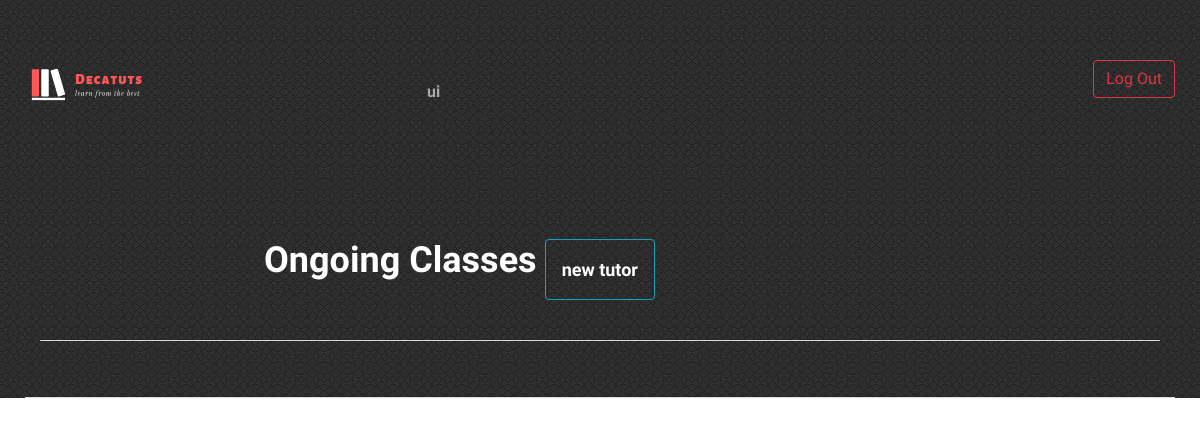
The app's page /students (signed in), older data.
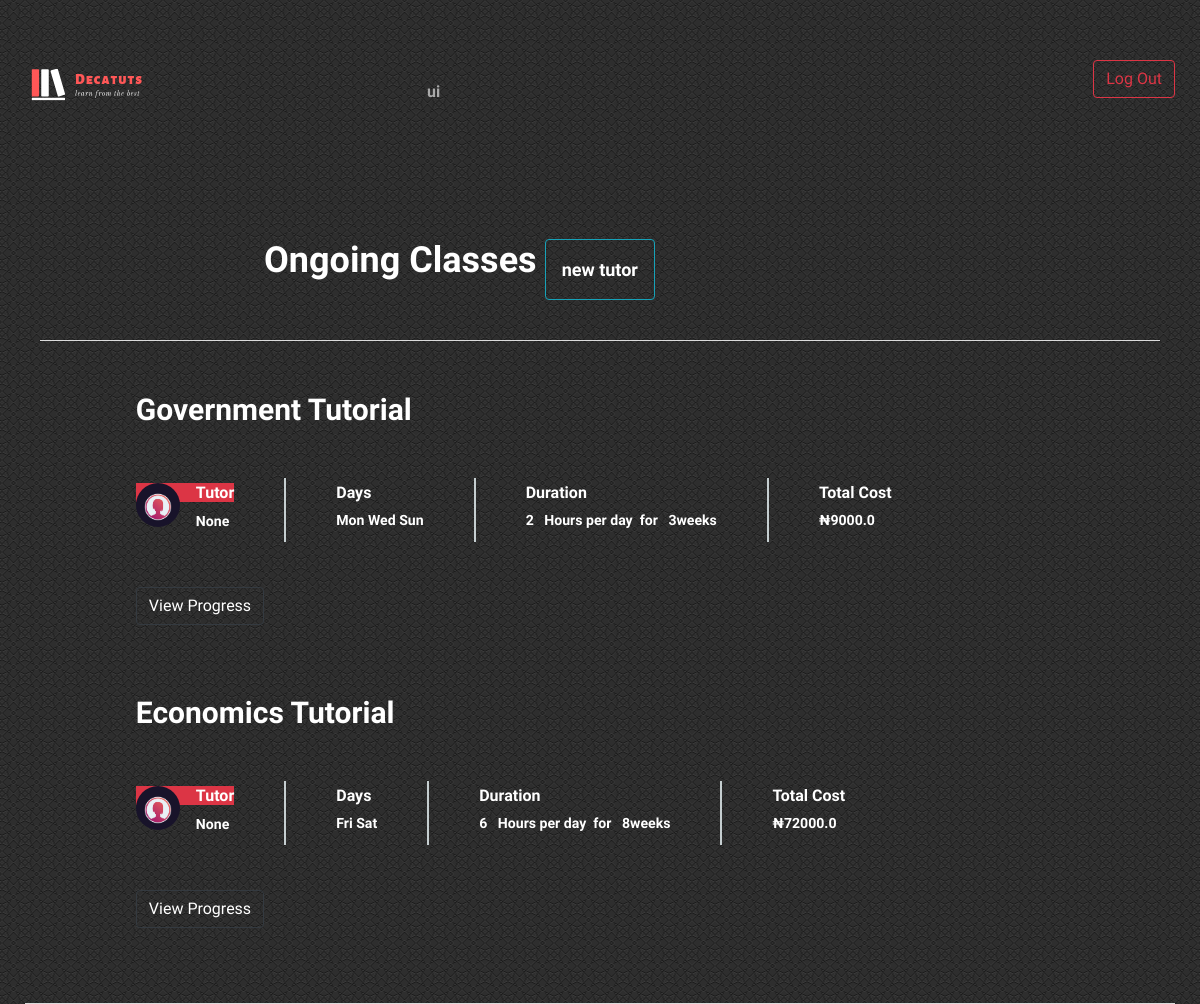
The same page, newer data.
### tables this page shows
CREATE TABLE "schedule" (
	"id"	INTEGER NOT NULL,
	"user_id"	INTEGER NOT NULL,
	"days_of_week"	TEXT NOT NULL,
	"start_date"	TEXT,
	"duration"	INTEGER NOT NULL,
	"hours_per_day"	INTEGER NOT NULL,
	"total"	REAL NOT NULL,
	"tutor_name"	TEXT,
	"subject"	TEXT,
	"tutor_gender"	TEXT,
	PRIMARY KEY("id"),
	FOREIGN KEY("user_id") REFERENCES "users"
);

### application.py (the view)
@app.route("/students", methods=["GET"])
@login_required
def students():
    if request.method == "GET":
        user=session['user_id']
        row = db.execute("SELECT * FROM schedule WHERE user_id = :user ORDER BY id DESC", user=user)
        return render_template("students.html", subjects = row)

### application.py (called while the page is built)
@app.after_request
def after_request(response):
    response.headers["Cache-Control"] = "no-cache, no-store, must-revalidate"
    response.headers["Expires"] = 0
    response.headers["Pragma"] = "no-cache"
    return response

### helpers.py (called while the page is built)
def login_required(f):
    @wraps(f)
    def decorated_function(*args, **kwargs):
        if session.get("user_id") is None:
            return redirect("/login")
        return f(*args, **kwargs)
    return decorated_function

### templates/students.html (shortened to what this page needs)
{% extends "layout.html" %}
{% block main %}
<section class="std set-bg" data-setbg="static/img/grey.png">
	<div class="container">
		<div class="container" style="padding-top:0%;">
			<br>
			<div class="site-breadcrumb  text-white row">
				<h2 class="text-center">Ongoing Classes</h2>
				<div class=" w-5 p-1"></div>
				<div class="">
					<a href="/schedule" class="w-8 p-3 btn btn-outline-info btn-price" >new tutor</a>
				</div>
			</div>
			<br><hr style="background-color: whitesmoke">
			{% for subject in subjects %}
			<div class="course-meta-area text-white">
				<div class="row">
					<div class="col-lg-10 offset-lg-1">
						<h3>{{subject['subject']}} Tutorial</h3>
						<div class="course-metas">
							<div class="course-meta">
								<div class="course-author">
									<div class="ca-pic set-bg" data-setbg="static/img/tutors/2.jpg"></div>
									<h6 class="btn-danger">Tutor</h6>
									<p>{{subject['tutor_name']}}  </p>
								</div>
							</div>
							<div class="course-meta">
								<div class="cm-info">
									<h6 >Days</h6>
									<p>
										{{subject['days_of_week'] }} </p>
								</div>
							</div>
							<div class="course-meta">
									<div class="cm-info">
										<h6>Duration</h6>
										<p>{{subject['hours_per_day']}} &nbsp; Hours per day&nbsp; for &nbsp; {{subject['duration']}}weeks  </p>
									</div>
								</div>
							<div class="course-meta">
								<div class="cm-info">
									<h6>Total Cost </h6>
									<p>₦{{subject["total"]}} <span class="rating">
									</p>
								</div>
							</div>
						</div>
						<div class="btn btn-outline-dark text-white">View Progress</div>
						</div>
					</div>
			</div>
			{% endfor %}
		</div>
			<br><hr style="background-color: whitesmoke">
	</div>
</section>
{% endblock %}

### templates/layout.html (shortened to what this page needs)
<!DOCTYPE html>
<html lang="en">
<head>
	<link rel="stylesheet" href="static/css/bootstrap.min.css" />
	<link rel="stylesheet" href="static/css/font-awesome.min.css" />
	<link rel="stylesheet" href="static/css/owl.carousel.css" />
	<link rel="stylesheet" href="static/css/style.css" />
</head>
<body>
	<header class="header-section">
		<div class="container">
			<div class="row">
				<div class="col-lg-3 col-md-3">
					<a href="/">
						<div class="site-logo">
							<img src="static/img/logo.png" alt="">
						</div>
					</a>
				</div>
				<div class="col-lg-9 col-md-9">
					{% if session.user_id %}
					<a href="/login" class=" btn btn-outline-danger header-btn">Log Out</a>
					<nav class="main-menu">
						<ul>
							<li><a href="/index"></a></li>
							<li class=" btn"><a class="nav-link" href="#">
									<span style="color:darkgray">
										 {{session['firstname']}} {{session['lastname']}}	</span></a></li>
						</ul>
					</nav>
					{% else %}
					<a href="/register" class=" btn btn-outline-danger header-btn">Register</a>
					<nav class="main-menu">
					</nav>
					{% endif %}
				</div>
			</div>
		</div>
	</header>
	{% block main %}
	{% endblock %}
	</body>
</html>

### static/css/style.css (style rules this page uses)
html, body { height: 100%; font-family: 'Raleway', sans-serif; -webkit-font-smoothing: antialiased; font-smoothing: antialiased; }
h1, h2, h3, h4, h5, h6 { margin: 0; font-weight: 600; color: #474747; }
h2 { font-size: 36px; }
h3 { font-size: 30px; }
h6 { font-size: 16px; }
p { font-size: 14.1px; color: #878787; line-height: 2.2; font-weight: 500; }
img { max-width: 100%; }
::placeholder { font-style: italic; }
ul, ol { padding: 0; margin: 0; }
.set-bg { background-repeat: no-repeat; background-size: cover; background-position: top center; }
.text-white h1, .text-white h2, .text-white h3, .text-white h4, .text-white h5, .text-white h6, .text-white p, .text-white span, .text-white li, .text-white a { color: #fff; }
.header-section { position: absolute; width: 100%; top: 0; left: 0; padding-top: 60px; }
.site-logo { display: inline-block; }
.main-menu ul { list-style: none; }
.main-menu ul li { display: inline; }
.main-menu ul li a { display: inline-block; font-size: 16px; color: #fff; margin-left: 45px; font-weight: 600; padding: 20px 0 5px; }
.header-btn { float: right; margin-right: 0; }
.site-breadcrumb { padding-top: 215px; margin-left: 20%; }
.site-breadcrumb a, .site-breadcrumb span { display: inline-block; margin-right: 10px; padding-right: 10px; font-weight: 600; font-size: 18px; }
.site-breadcrumb a { color: #fff; position: relative; }
.course-meta-area { padding: 35px 0; border:black 5px; }
.course-metas { padding-top: 50px; margin-bottom: 45px; display: table; }
.course-meta { display: table-cell; height: 100%; border-right: 2px solid #c5ced0; padding: 5px 50px; }
.course-meta:nth-child(1) { padding-left: 0; }
.course-meta:nth-child(4) { padding-right: 0; border-right: none; }
.course-meta p { margin-bottom: 0; }
.course-meta .course-author .ca-pic { width: 44px; height: 44px; border-radius: 50%; float: left; }
.course-meta .course-author h6 { padding-left: 60px; }
.course-meta .course-author p { padding-left: 60px; margin-bottom: 0; padding-top: 4px; font-weight: 600; }
.course-meta .cm-info h6 { margin-bottom: 3px; }
.course-meta .cm-info p { font-weight: 600; }
.course-meta .rating { padding-left: 15px; font-size: 12px; }
@media (min-width: 1200px) { .container { max-width: 1180px; } }
.std { background-repeat: repeat; background-size: auto !important; }

### templates/students.html (style rules this page uses)
h6,h3,h2 { color: red; }

Row changes from the older to the newer data that the page shows:
added schedule: subject "Government", tutor_name "None", days_of_week "Mon Wed Sun", hours_per_day "2", duration "3", total "9000.0"
added schedule: subject "Economics", tutor_name "None", days_of_week "Fri Sat", hours_per_day "6", duration "8", total "72000.0"
